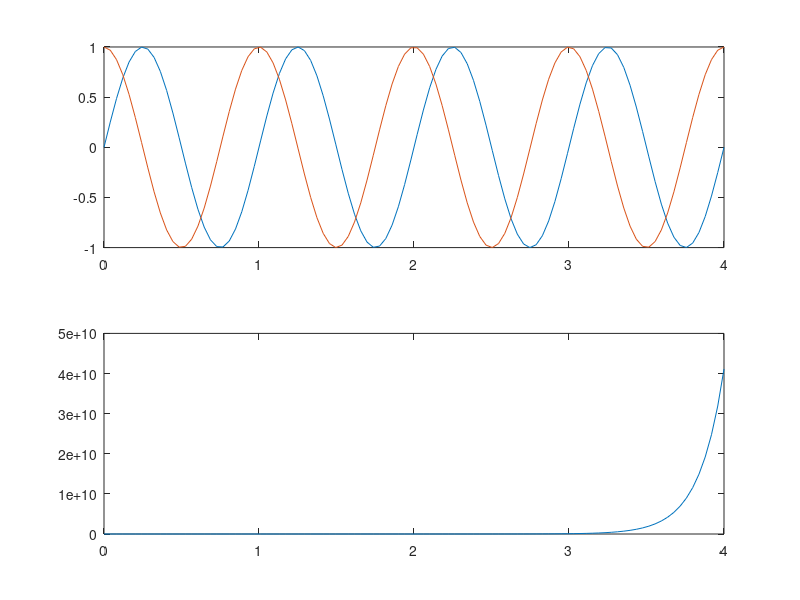

Here is the MATLAB script that generated this plot: (Note: this script raises an error after producing the figure.)
% Subplots allow one to display multiple axes per figure
% basic syntax is subplot(#rows,#cols,currentplot)

t = linspace(0,4);
s = sin(2*pi*t);
c = cos(2*pi*t);
hc = cosh(2*pi*t);

figure;
subplot(2,1,1);
plot(t,s);
subplot(2,1,2);
plot(t,c);

%% The last active axes is updated
plot(t,hc);

%% Hold applies on a per-axis basis
subplot(2,1,1);
hold on;
plot(t,c);

%% You can also specify subplots based on fractional coordinates
figure;
subplot([.2,.6,.5,.3]);
plot(t,s);
subplot([.5,.1,.4,.3]);
plot(t,c);

%% If you specify a new axis that overlaps, the overlapped axes are deleted
subplot([.3,.3,.5,.5]);
plot(t,hc);

